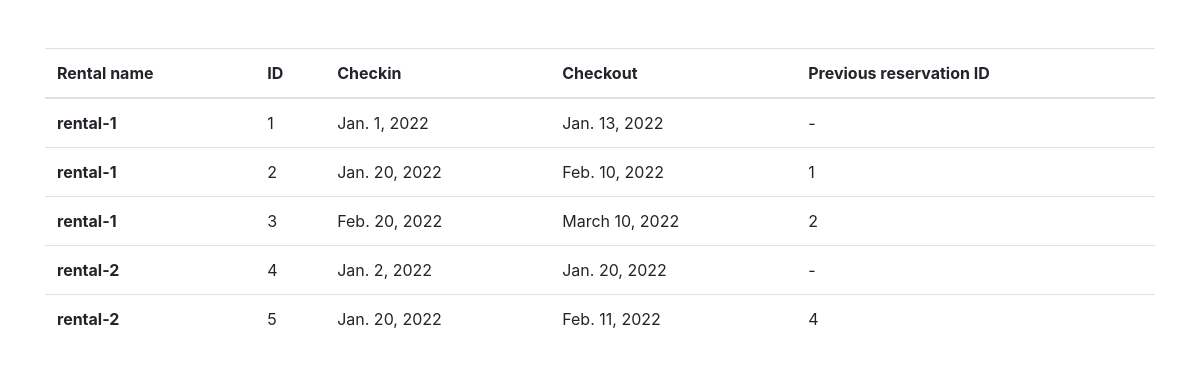
The page / on the database its author committed.
### rental/models.py (models this page shows)
class Reservation(models.Model):
    rental = models.ForeignKey(Rental, on_delete=models.CASCADE)
    checkin = models.DateField(null=False, blank=False)
    checkout = models.DateField(null=False, blank=False)
    @classmethod
    def get_reservation_report(cls) -> RentalTableTyping:
        previous_reservation_query = cls.objects.filter(rental=OuterRef('rental'), checkout__lt=OuterRef('checkout')).order_by('-checkout')
        reservation_report = cls.objects.annotate(
            previous_reservation_id = Subquery(previous_reservation_query.values('id')[:1])
        ).values(
            'id', 'previous_reservation_id', 'checkin', 'checkout', 'rental__name'
        )
        return list(reservation_report)
    class Meta:
        ordering = ['id']
        db_table = 'rental_reservation'

### rental/views.py (the view)
# urls.py: path('', ReservationReportView.as_view(), name='reservation-report')
class ReservationReportView(TemplateView):
    template_name = "reservation_report.html"
    def get_context_data(self, **kwargs):
        context = super().get_context_data(**kwargs)
        context['reservation_report'] = Reservation.get_reservation_report()
        return context

### rental/templates/reservation_report.html
{% extends "base.html" %}
{% block main %}
    <div class="container my-md-5">
        <table class="table">
            <thead>
              <tr>
                <th scope="col">Rental name</th>
                <th scope="col">ID</th>
                <th scope="col">Checkin</th>
                <th scope="col">Checkout</th>
                <th scope="col">Previous reservation  ID</th>
              </tr>
            </thead>
            <tbody>
                {% for reservation in reservation_report %}
                    <tr>
                        <th scope="row">{{ reservation.rental__name }}</th>
                        <td>{{ reservation.id }}</td>
                        <td>{{ reservation.checkin }}</td>
                        <td>{{ reservation.checkout }}</td>
                        <td>{{ reservation.previous_reservation_id|default_if_none:"-" }}</td>
                    </tr>
                {% endfor %}
            </tbody>
          </table>
    </div>
{% endblock main %}

### reservetion_project/templates/base.html (shortened to what this page needs)
<!doctype html>
<html lang="en">
  <head>
    <link rel="stylesheet" href="https://cdn.jsdelivr.net/npm/bootstrap@4.6.2/dist/css/bootstrap.min.css">  </head>
  <body>
    {% block main %}
    {% endblock main %}
  </body>
</html>

### rows shown on the page
Reservation: rental__name "rental-1", id "1", checkin "Jan. 1, 2022", checkout "Jan. 13, 2022", previous_reservation_id "-"
Reservation: rental__name "rental-1", id "2", checkin "Jan. 20, 2022", checkout "Feb. 10, 2022", previous_reservation_id "1"
Reservation: rental__name "rental-1", id "3", checkin "Feb. 20, 2022", checkout "March 10, 2022", previous_reservation_id "2"
Reservation: rental__name "rental-2", id "4", checkin "Jan. 2, 2022", checkout "Jan. 20, 2022", previous_reservation_id "-"
Reservation: rental__name "rental-2", id "5", checkin "Jan. 20, 2022", checkout "Feb. 11, 2022", previous_reservation_id "4"
